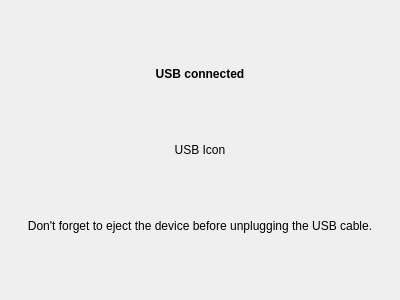
<?xml version="1.0" encoding="UTF-8"?>
<ui version="4.0">
 <class>usbms_splash</class>
 <widget class="QWidget" name="usbms_splash">
  <property name="geometry">
   <rect>
    <x>0</x>
    <y>0</y>
    <width>400</width>
    <height>300</height>
   </rect>
  </property>
  <property name="windowTitle">
   <string>Form</string>
  </property>
  <layout class="QVBoxLayout" name="verticalLayout">
   <item>
    <layout class="QGridLayout" name="gridLayout">
     <item row="4" column="0">
      <spacer name="verticalSpacer_3">
       <property name="orientation">
        <enum>Qt::Vertical</enum>
       </property>
       <property name="sizeHint" stdset="0">
        <size>
         <width>20</width>
         <height>40</height>
        </size>
       </property>
      </spacer>
     </item>
     <item row="5" column="0">
      <widget class="QLabel" name="label_3">
       <property name="text">
        <string>Don't forget to eject the device before unplugging the USB cable.</string>
       </property>
       <property name="alignment">
        <set>Qt::AlignCenter</set>
       </property>
       <property name="wordWrap">
        <bool>true</bool>
       </property>
      </widget>
     </item>
     <item row="0" column="0">
      <spacer name="verticalSpacer">
       <property name="orientation">
        <enum>Qt::Vertical</enum>
       </property>
       <property name="sizeHint" stdset="0">
        <size>
         <width>20</width>
         <height>40</height>
        </size>
       </property>
      </spacer>
     </item>
     <item row="1" column="0">
      <widget class="QLabel" name="label">
       <property name="font">
        <font>
         <weight>75</weight>
         <bold>true</bold>
        </font>
       </property>
       <property name="text">
        <string>USB connected</string>
       </property>
       <property name="alignment">
        <set>Qt::AlignCenter</set>
       </property>
      </widget>
     </item>
     <item row="2" column="0">
      <spacer name="verticalSpacer_2">
       <property name="orientation">
        <enum>Qt::Vertical</enum>
       </property>
       <property name="sizeHint" stdset="0">
        <size>
         <width>20</width>
         <height>40</height>
        </size>
       </property>
      </spacer>
     </item>
     <item row="3" column="0">
      <widget class="QLabel" name="label_2">
       <property name="font">
        <font>
         <weight>50</weight>
         <bold>false</bold>
        </font>
       </property>
       <property name="text">
        <string>USB Icon</string>
       </property>
       <property name="alignment">
        <set>Qt::AlignCenter</set>
       </property>
      </widget>
     </item>
     <item row="6" column="0">
      <spacer name="verticalSpacer_4">
       <property name="orientation">
        <enum>Qt::Vertical</enum>
       </property>
       <property name="sizeHint" stdset="0">
        <size>
         <width>20</width>
         <height>40</height>
        </size>
       </property>
      </spacer>
     </item>
    </layout>
   </item>
  </layout>
 </widget>
 <resources/>
 <connections/>
</ui>
